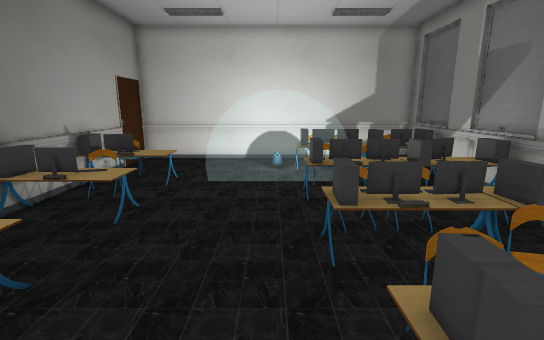
view 1 (above)

12 first-person views from a walk through a Godot game level. The camera is 1.4 m above the floor, tilts 12° down and sees 85° across. The floor is counted in squares, 0.5 m on a side. Each view is taken from the middle of a square. On the plan, view 1 faces up. The plan holds only what a view shows up to about 20 squares ahead; the rest is blank. Some surface patterns are stand-ins.

view 2
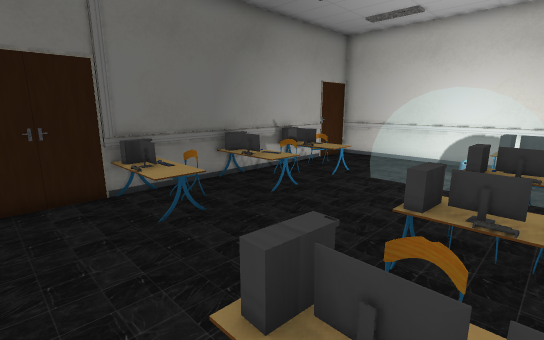

view 3
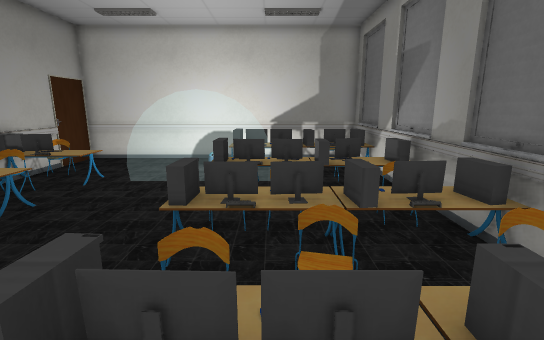

view 4
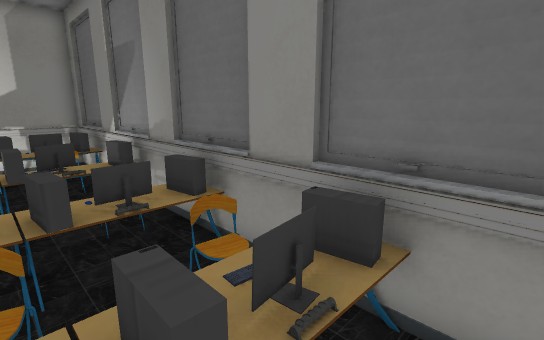

view 5
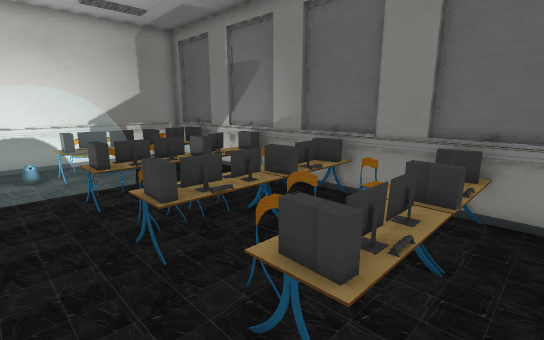

view 6
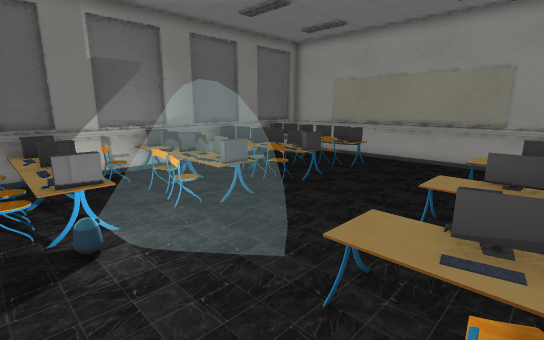

view 7
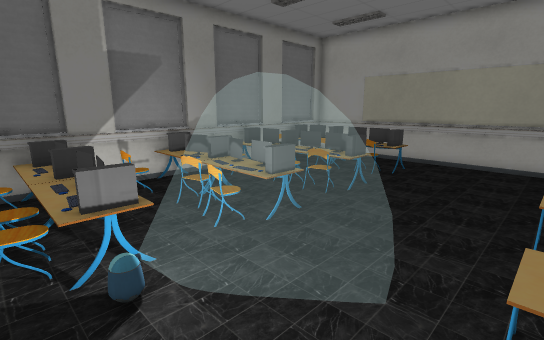

view 8
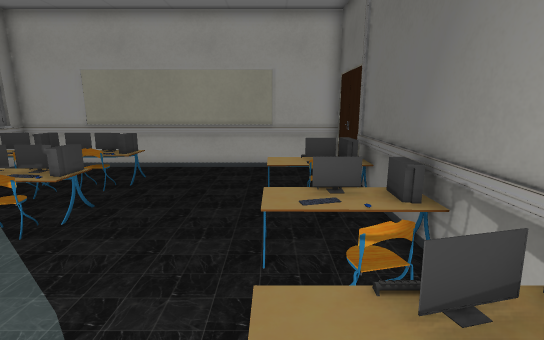

view 9
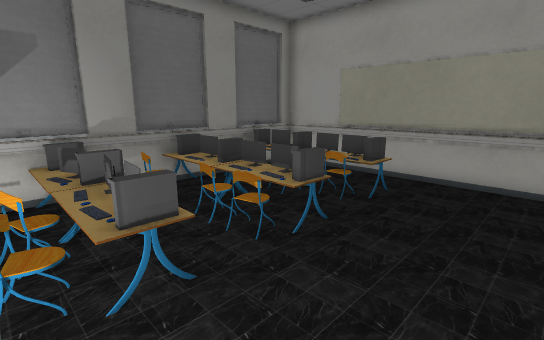

view 10
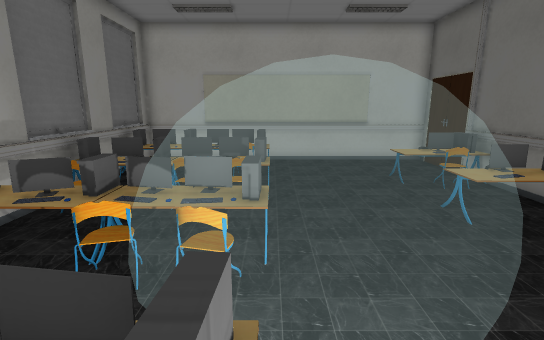

view 11
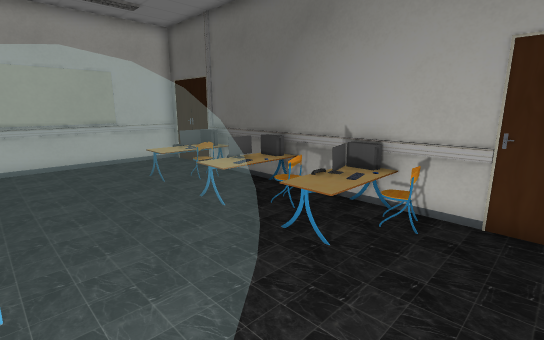

view 12
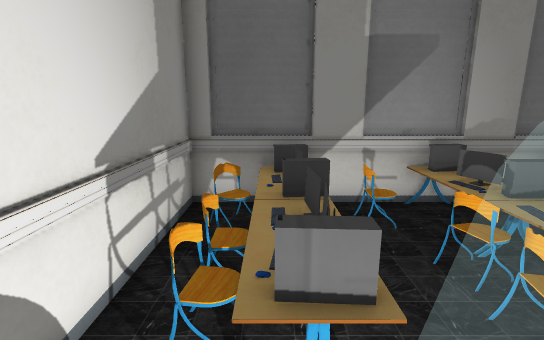

### Floor plan
Key: @ floor where view 1 was taken; # wall or solid block; . floor; D closed door; = window, fence, low wall or low ledge; C chair; T table; R robot; O other object.
Columns run from 7 left of view 1 to 8 right of it. Each row starts with its distance up from view 1.
 16 D###############
 15 D........CC..C.#
 14 D.......TTTTTTT#
 13 #C......TTTTTTT#
 12 #TTT.........C=#
 11 #TTT.....CRC.O=#
 10 #TCT....TTTTTTT#
  9 #.......TTTTTTT#
  8 #TTT..........=#
  7 #TTT.....CC..C=#
  6 #.......TTTTTT=#
  5 #.C.....TTTTTT=#
  4 #TTT.......C.C##
  3 #TTT....TCTTTTT#
  2 D.......TTTTTTT#
  1 D.......TTTTTTT#
  0 D......@......=#
 -1 ################

Positions as (right, up) in squares from view 1, and headings:
1: (0, 0), facing up
2: (3, 0), facing up-left
3: (3, 0), facing up
4: (4, 0), facing up-right
5: (-1, 0), facing up-right
6: (-6, 15), facing down-right
7: (-4, 15), facing down-right
8: (-4, 13), facing down
9: (-3, 11), facing down-right
10: (1, 15), facing down
11: (1, 15), facing down-left
12: (-1, 14), facing right
